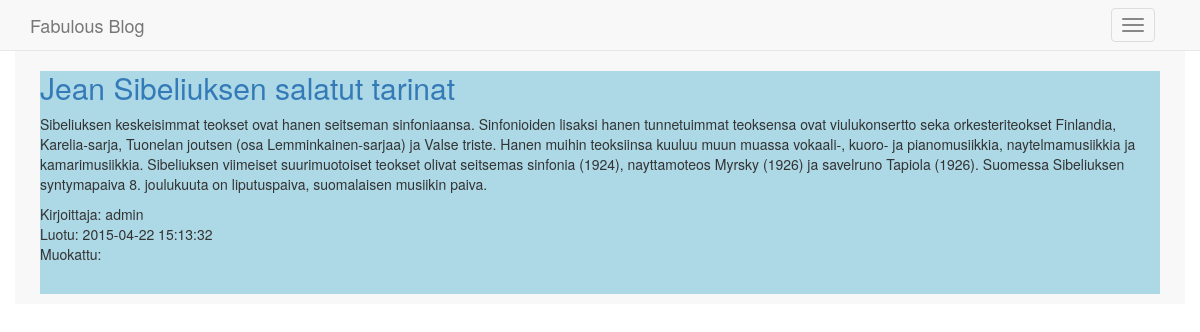
The page /index.php?tagi=koirat on the database its author committed.
### tables this page shows
CREATE TABLE IF NOT EXISTS `Esiintyma` (
  `idPostaus` INT NOT NULL,
  `idTagi` INT NOT NULL,
  PRIMARY KEY (`idPostaus`, `idTagi`),
  INDEX `fk_Postaus_has_Tagi_Tagi1_idx` (`idTagi` ASC),
  INDEX `fk_Postaus_has_Tagi_Postaus1_idx` (`idPostaus` ASC),
  CONSTRAINT `fk_Postaus_has_Tagi_Postaus1`
    FOREIGN KEY (`idPostaus`)
    REFERENCES `Postaus` (`idPostaus`)
    ON DELETE CASCADE
    ON UPDATE NO ACTION,
  CONSTRAINT `fk_Postaus_has_Tagi_Tagi1`
    FOREIGN KEY (`idTagi`)
    REFERENCES `Tagi` (`idTagi`)
    ON DELETE NO ACTION
    ON UPDATE NO ACTION);

CREATE TABLE IF NOT EXISTS `Postaus` (
  `idPostaus` INT NOT NULL AUTO_INCREMENT,
  `otsikko` VARCHAR(45) NULL,
  `sisalto` LONGTEXT NULL,
  `idKayttaja` INT NULL,
  `luontiAika` DATETIME NOT NULL,
  `muokattu` DATETIME NULL,
  PRIMARY KEY (`idPostaus`),
  INDEX `fk_Merkinta_Kayttaja_idx` (`idKayttaja` ASC),
  CONSTRAINT `fk_Merkinta_Kayttaja`
    FOREIGN KEY (`idKayttaja`)
    REFERENCES `Kayttaja` (`idKayttaja`)
    ON DELETE SET NULL
    ON UPDATE NO ACTION);

CREATE TABLE IF NOT EXISTS `Kayttaja` (
  `idKayttaja` INT NOT NULL AUTO_INCREMENT,
  `kayttajaNimi` VARCHAR(45) NOT NULL,
  `email` VARCHAR(45) NOT NULL,
  `salasana` VARCHAR(255) NOT NULL,
  `liittymisPaiva` DATETIME NULL,
  PRIMARY KEY (`idKayttaja`),
  UNIQUE INDEX `kayttajaNimi_UNIQUE` (`kayttajaNimi` ASC));

### Tietokanta.class.php (called while the page is built, shortened)
<?php
class Tietokanta {
	private $db;
    function __construct() {
		try {
			$this->db = new PDO('mysql:host=mysql.labranet.jamk.fi;dbname='. DB_NAME .';charset=utf8', USER_NAME, PASSWORD);
			$this->db->setAttribute(PDO::ATTR_ERRMODE, PDO::ERRMODE_EXCEPTION);
			$this->db->setAttribute(PDO::ATTR_EMULATE_PREPARES, false);
		} catch(PDOException $ex) {
			echo "ErrMsg to enduser!<hr>\n";
			echo "CatchErrMsg: " . $ex->getMessage() . "<hr>\n";
		}
	}
	public function showPost($id) {
		$stmt = $this->db->query("SELECT * FROM Postaus WHERE idPostaus = ?;");
		$stmt->execute(array($id));
		return $stmt->fetch(PDO::FETCH_ASSOC);
	}
	public function haeHenkNimi($id) {
	$stmt = $this->db->prepare("SELECT kayttajaNimi FROM Kayttaja where idKayttaja = ?");
	$stmt->execute(array($id));
	return $stmt->fetch(PDO::FETCH_ASSOC);
	}
	public function showPostsHasTag($nimiTagi)
	{
		$stmt = $this->db->prepare("SELECT idTagi FROM Tagi where tagiNimi = ?");
		$stmt->execute(array($nimiTagi));
		$temp = $stmt->fetch(PDO::FETCH_ASSOC);
		$id = $temp['idTagi'];
		$stmt1 = $this->db->prepare("SELECT idPostaus FROM Esiintyma where idTagi = ?");
		$stmt1->execute(array($id));
		return $stmt1->fetchAll(PDO::FETCH_ASSOC);
	}
}?>

### listPosts.php (the view, shortened to what this page needs)
<div class="container">
			<?php
			if (isset($_GET['tagi'])){
				$tiedot = $dbTouch->showPostsHasTag($_GET['tagi']);
				foreach($tiedot as $id)
				{
				$plaa = $dbTouch->showPost($id['idPostaus']);
				$nimi = $dbTouch->haeHenkNimi($plaa['idKayttaja']);
				echo "<div class='content'>";
				echo "<a href='index.php?page=showPost&post={$plaa['idPostaus']}'>{$plaa['otsikko']}</a>";
				echo "{$plaa['sisalto']}  Kirjoittaja: {$nimi['kayttajaNimi']} <br> Luotu: {$plaa['luontiAika']}<br> Muokattu: {$plaa['muokattu']} ";
				echo "</div>";
				}
			}
			?>
</div>

### style.css (style rules this page uses)
html { height: 100%; width: 100%; }
body { padding-top: 51px; padding-bottom: 30px; height: 100%; width: 100%; background-color: white; -webkit-background-size: cover; -moz-background-size: cover; -o-background-size: cover; background-size: cover; }
.container { background-color: #F8F8F8; }
.content { background-color: lightblue; margin: 10px; list-style-type:none; padding-bottom:30px; }

### rows shown on the page
esiintyma: idPostaus.otsikko "Jean Sibeliuksen salatut tarinat", idPostaus.sisalto "Sibeliuksen keskeisimmat teokset ovat hanen seitseman sinfoniaansa. Sinfonioiden lisaksi hanen tunnetuimmat teoksensa ovat viulukonsertto seka orkesteriteokset Finlandia, Karelia-sarja, Tuonelan joutsen (osa Lemminkainen-sarjaa) ja Valse triste. Hanen muihin teoksiinsa kuuluu muun muassa vokaali-, kuoro- ja pianomusiikkia, naytelmamusiikkia ja kamarimusiikkia. Sibeliuksen viimeiset suurimuotoiset teokset olivat seitsemas sinfonia (1924), nayttamoteos Myrsky (1926) ja savelruno Tapiola (1926). Suomessa Sibeliuksen syntymapaiva 8. joulukuuta on liputuspaiva, suomalaisen musiikin paiva.", kayttaja.kayttajaNimi "admin", idPostaus.luontiAika "2015-04-22 15:13:32"
